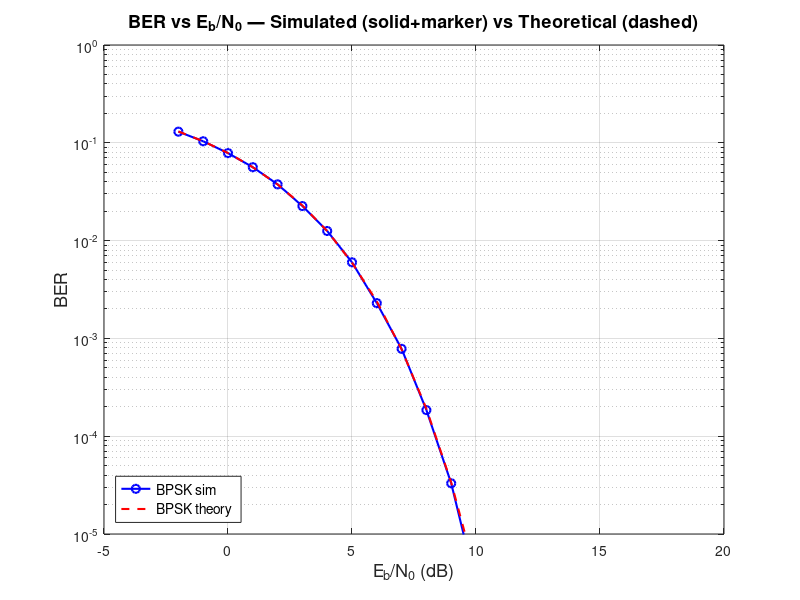

The MATLAB source for this figure:
clc; clear; close all;

num_bits    = 1e6;
data_bits = randi([0 1], 1, num_bits);
EbNo_dB     = -2:1:18;      % Eb/No range in dB that will be ploted
EbNo_lin    = 10.^(EbNo_dB/10); % Eb/No range in linear unit so we could use it to generate noise
BER_BPSK  = zeros(1, length(EbNo_dB));

%%  ---------------- BPSK -----------------

Si = 2*data_bits-1;  % mapping the data into 1 ,-1 
k_BPSK =1;  %bits ber sympol in BPSK so we could find prober E/No for noise generation

for i=1:length(EbNo_dB)

    sigma2 = 1/(2 * k_BPSK * EbNo_lin(i));  % noise variance per dimension
    noise = sqrt(sigma2) * randn(1, num_bits);
    Xi = Si + noise;
    received_data = zeros(1, num_bits);

     for j=1:length(Xi) % demapper to recover bits from recieved sympol with threshold 0
        if(Xi(j)>0)
            received_data(j) =1;
        end
     end

    BER_BPSK(i) = sum(data_bits ~= received_data) / num_bits;
end



%% ----Plot results vs theoritical results

th_BER_BPSK  = 0.5*erfc(sqrt(EbNo_lin)); % theoritical for BPSK

figure('Name','BER vs Eb/No - All Modulations','Color','w','Position',[100 100 900 600]);

semilogy(EbNo_dB, BER_BPSK,  'b-o', 'LineWidth', 1.5, 'MarkerSize', 6); hold on;
semilogy(EbNo_dB, th_BER_BPSK,  'r--',  'LineWidth', 1.5);

grid on; ylim([1e-5 1]);
xlabel('E_b/N_0 (dB)', 'FontSize', 13);
ylabel('BER',          'FontSize', 13);
title('BER vs E_b/N_0 — Simulated (solid+marker) vs Theoretical (dashed)', 'FontSize', 13);

legend('BPSK sim', ...
       'BPSK theory', ...
       'Location','southwest', 'FontSize', 10);
